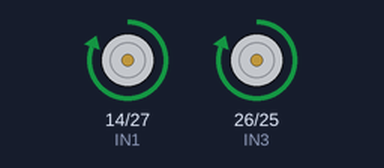
Recording of a program running on a simulated ESP32. On the bench: motor-driver pin pairs drawn as motors (green arrow = first pin HIGH = forward, orange = second pin HIGH = backward, longer = more drive, scaled by the enable pin).

Above: at 1.0 s.
At 2.5 s:
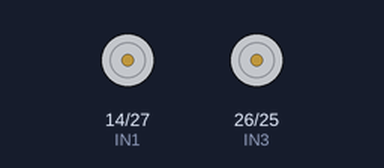
At 4.0 s:
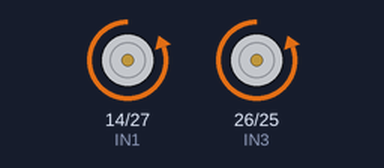
Timing chart, 0 to 7.8 s (numbered marks = the images above):
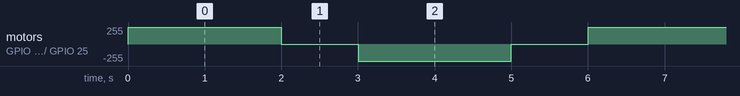

Measured:
- by itself, motor on GPIO 14 (IN1) / GPIO 27 (IN2), motor on GPIO 26 (IN3) / GPIO 25 (IN4): repeats every 6.0 s: stopped 1.0 s, backward 255/255 2.0 s, stopped 1.0 s, forward 255/255 2.0 s

The program:

main.cpp
```cpp
#include <Arduino.h>

// Définir les broches pour le module L298N
const int ENA = 12;  // Broche de vitesse pour le moteur 1
const int IN1 = 14;  // Broche d'entrée 1 pour le moteur 1
const int IN2 = 27;  // Broche d'entrée 2 pour le moteur 1
const int ENB = 13;  // Broche de vitesse pour le moteur 2
const int IN3 = 26;  // Broche d'entrée 1 pour le moteur 2
const int IN4 = 25;  // Broche d'entrée 2 pour le moteur 2

void setup() {
   // Initialiser les broches de contrôle du moteur en tant que sortie
  pinMode(ENA, OUTPUT);
  pinMode(IN1, OUTPUT);
  pinMode(IN2, OUTPUT);
  pinMode(ENB, OUTPUT);
  pinMode(IN3, OUTPUT);
  pinMode(IN4, OUTPUT);

  // Définir la vitesse initiale des moteurs
  analogWrite(ENA, 255);  // Vitesse maximale pour le moteur 1
  analogWrite(ENB, 255);  // Vitesse maximale pour le moteur 2
}

void loop() {
  // Faire tourner les moteurs dans un sens pendant 2 secondes
  digitalWrite(IN1, HIGH);
  digitalWrite(IN2, LOW);
  digitalWrite(IN3, HIGH);
  digitalWrite(IN4, LOW);
  delay(2000);

  // Arrêter les moteurs pendant 1 seconde
  digitalWrite(IN1, LOW);
  digitalWrite(IN2, LOW);
  digitalWrite(IN3, LOW);
  digitalWrite(IN4, LOW);
  delay(1000);

  // Faire tourner les moteurs dans l'autre sens pendant 2 secondes
  digitalWrite(IN1, LOW);
  digitalWrite(IN2, HIGH);
  digitalWrite(IN3, LOW);
  digitalWrite(IN4, HIGH);
  delay(2000);

  // Arrêter les moteurs pendant 1 seconde
  digitalWrite(IN1, LOW);
  digitalWrite(IN2, LOW);
  digitalWrite(IN3, LOW);
  digitalWrite(IN4, LOW);
  delay(1000);
}
```
